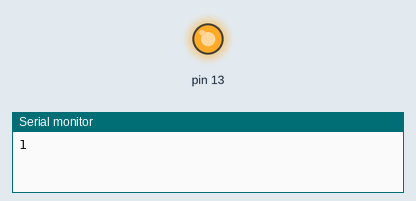
This sketch was run on a simulated Arduino Uno, built with avr-gcc and run on an emulated ATmega328P. On the bench: output pins drawn as LEDs (lit = HIGH), the last lines printed to the serial monitor. Random numbers use the default seed unless the sketch sets one.

Above: at 0.1 s.
At 32.0 s:
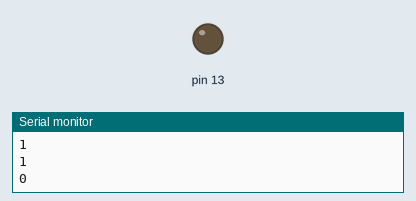
Timing chart, 0 to 40.0 s (numbered marks = the images above):
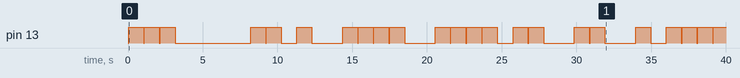

The sketch:

arduino-mock-data.ino
```cpp
void setup() {
  Serial.begin(9600);
  pinMode(13, OUTPUT);
}
void loop() {
  int randInt = random(2);
  if (randInt == 1) {
    digitalWrite(13, LOW);
    delay(50);
    digitalWrite(13, HIGH);
  }
  else {
    digitalWrite(13, LOW);
  }
  Serial.println(randInt);
  delay(1000);        // delay in between reads for stability
}
```
